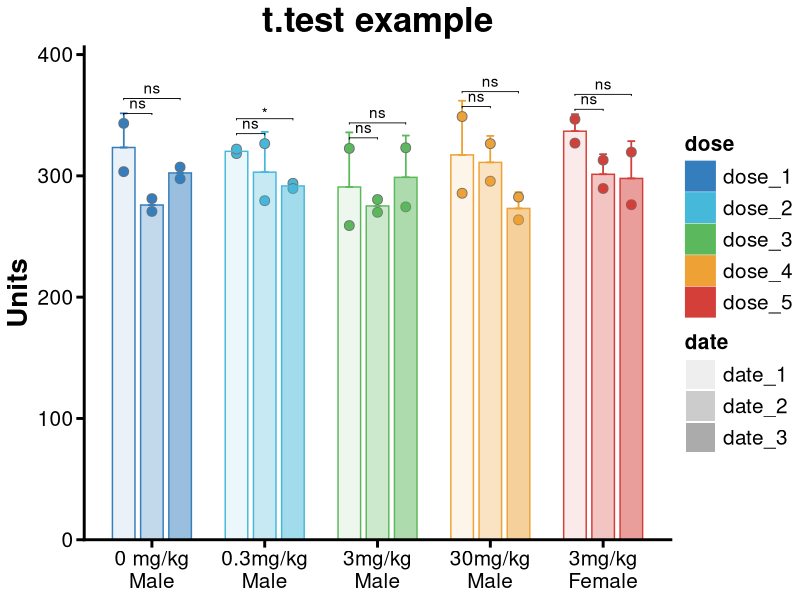

The R script that drew this image:
## ---- chunk 1
knitr::opts_knit$set(base.dir = "../../ChevyXu.github.io/", base.url = "/")
knitr::opts_chunk$set(fig.path = paste0("img/", Sys.Date(), "/"))
# knitr::opts_chunk$set(echo = TRUE)
## ---- chunk 2
library(tidyverse)
library(rstatix)

example <- 
  tibble::tibble(
  para = rnorm(n = 30, mean = 300, sd = 20) %>% round(digits = 2),
  dose = rep(rep(c("dose_1", "dose_2", "dose_3", "dose_4", "dose_5"), each = 2), 3),
  date = rep(c("date_1", "date_2", "date_3"), each = 10)) %>% 
  group_by(dose, date) %>% 
  mutate(mean = mean(para)) %>% 
  mutate(sd = sd(para)) %>% 
  mutate(cv = sd/mean)

example
## ---- chunk 3
# Using Rstatix to calculate pvalue
stat.test <- example %>% 
  rename("value" = colnames(.)[1]) %>% 
  filter(sd != 0) %>%
  group_by(dose) %>% 
  mutate(x = n()) %>% 
  filter(x >= 4) %>% 
  t_test(value ~ date) %>% 
  filter(group1 == "date_1")

stat.test
## ---- chunk 4
stat.test <- stat.test %>% 
    add_xy_position(x = "dose", dodge = 0.75)

stat.test
## ---- chunk 5
ggplot(example, aes(x = dose, y = para, color = dose, fill = dose)) +
    geom_errorbar(aes(ymin = mean, ymax=mean + sd, alph = date), width=.2,  
                  position=position_dodge(.75), linewidth = 0.5) +
    geom_point(aes(fil = date), shape = 21, size = 3, color = "gray44",
               position = position_jitterdodge(dodge.width = 0.75, jitter.width = 0)) +
    geom_bar(data = example %>% select(-1) %>% distinct(),
             aes(y = mean, fill = dose, color = dose, alpha = date), 
             stat = "identity",  width = 0.6, position = position_dodge(width = 0.75)) +
    scale_color_manual(values =  ggsci::pal_locuszoom()(5) %>% rev()) +
    scale_fill_manual(values =  ggsci::pal_locuszoom()(5) %>% rev()) +
    scale_alpha_manual(values = c(seq(1, 9, 2))*0.1) +
    scale_y_continuous(expand = expansion(mult = c(0, 0.1)), name = "Units") +
    # scale_y_continuous(name = plot_data %>% colnames() %>% nth(n = 1) %>% str_remove(pattern = "\\|.*\\|"), 
    #                    expand = c(0, 0), limits = c(0, max(plot_data %>% pull(1))*1.1)) +
    labs(title = "t.test example") + xlab(NULL) +
    cowplot::theme_cowplot(font_size = 10, line_size = 0.8) +
    theme(axis.title = element_text(size = 20, face = "bold"), 
          axis.text = element_text(size = 15, color = "black"), 
          axis.ticks.length = unit(.2, "cm"),
          plot.title = element_text(size = 25, hjust = 0.5, face = "bold"), 
          legend.key.size = unit(0.8, "cm"),
          axis.line = element_line(colour = "black", size = 1),
          # panel.border = element_rect(size = 1, colour = "black"),
          axis.ticks = element_line(colour = "black", size = 1),
          legend.text = element_text(size = 15), 
          plot.caption = element_text(size = 12, hjust = 1.2, face = "italic"),
          legend.title = element_text(size = 15, face = "bold"),
          strip.text = element_text(face = "bold", size = 15)) +
    ggpubr::stat_pvalue_manual(stat.test, label = "p.adj.signif", tip.length = 0.01, bracket.nudge.y = 0) +
    scale_x_discrete(labels = c("dose_1" = "0 mg/kg\nMale", 
                                "dose_2" = "0.3mg/kg\nMale", 
                                "dose_3" = "3mg/kg\nMale", 
                                "dose_4" = "30mg/kg\nMale", 
                                "dose_5" = "3mg/kg\nFemale"))
